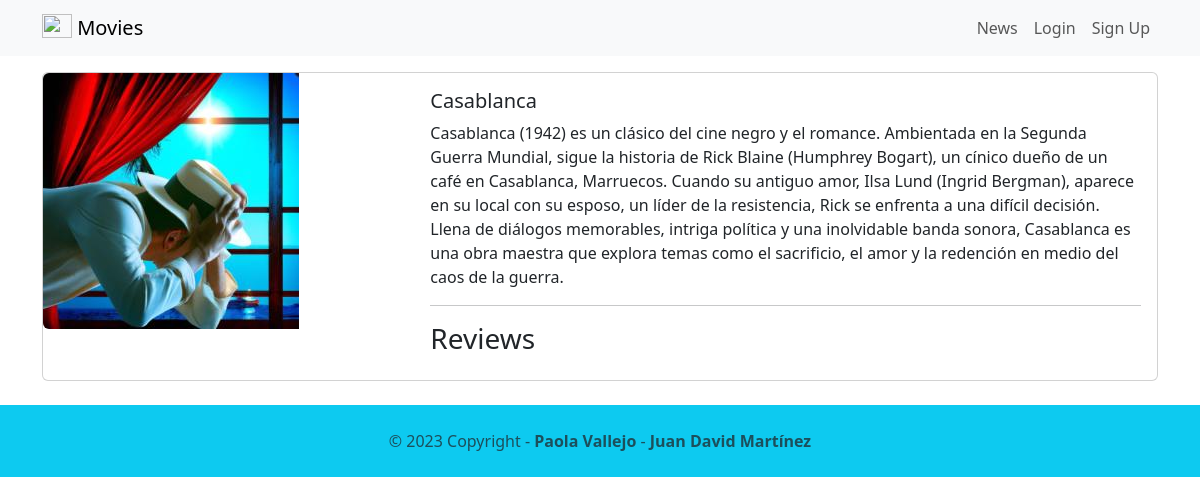
Page /movie/3 on the committed database.
### movie/models.py (models this page shows, shortened)
class Movie(models.Model):
  title = models.CharField(max_length=100)
  description = models.CharField(max_length=1000)
  emb = models.BinaryField(default=get_default_array())
  image = models.ImageField(upload_to='movie/images/', default = 'movie/images/default.jpg')
  url = models.URLField(blank=True)

### movie/views.py (the view)
# urls.py: path('<int:movie_id>', views.detail, name='detail'),
def detail(request, movie_id):
    movie = get_object_or_404(Movie,pk=movie_id)
    reviews = Review.objects.filter(movie = movie)
    return render(request, 'detail.html',{'movie':movie, 'reviews': reviews})

### movie/templates/detail.html (shortened to what this page needs)
{% extends 'base.html' %}
{% block content %}
<div class="card mb-3">
    <div class="row g-0">
        <div class="col-md-4">
            <img src="{{ movie.image.url }}" class="img-fluid rounded-start" alt="">
        </div>
    <div class="col-md-8">
    <div class="card-body">
        <h5 class="card-title">{{ movie.title }}</h5>
        <p class="card-text">{{ movie.description }}</p>
        <hr />
        <h3>Reviews</h3>
    </div>
    </div>
 </div>
</div>
{% endblock content %}

### rows in the picture
Movie: image (picture), title "Casablanca", description "Casablanca (1942) es un clásico del cine negro y el romance. Ambientada en la Segunda Guerra Mundial, sigue la historia de Rick Blaine (Humphrey Bogart), un cínico dueño de un café en Casablanca, Marruecos. Cuando su antiguo amor, Ilsa Lund (Ingrid Bergman), aparece en su local con su esposo, un líder de la resistencia, Rick se enfrenta a una difícil decisión. Llena de diálogos memorables, intriga política y una inolvidable banda sonora, Casablanca es una obra maestra que explora temas como el sacrificio, el amor y la redención en medio del caos de la guerra."
